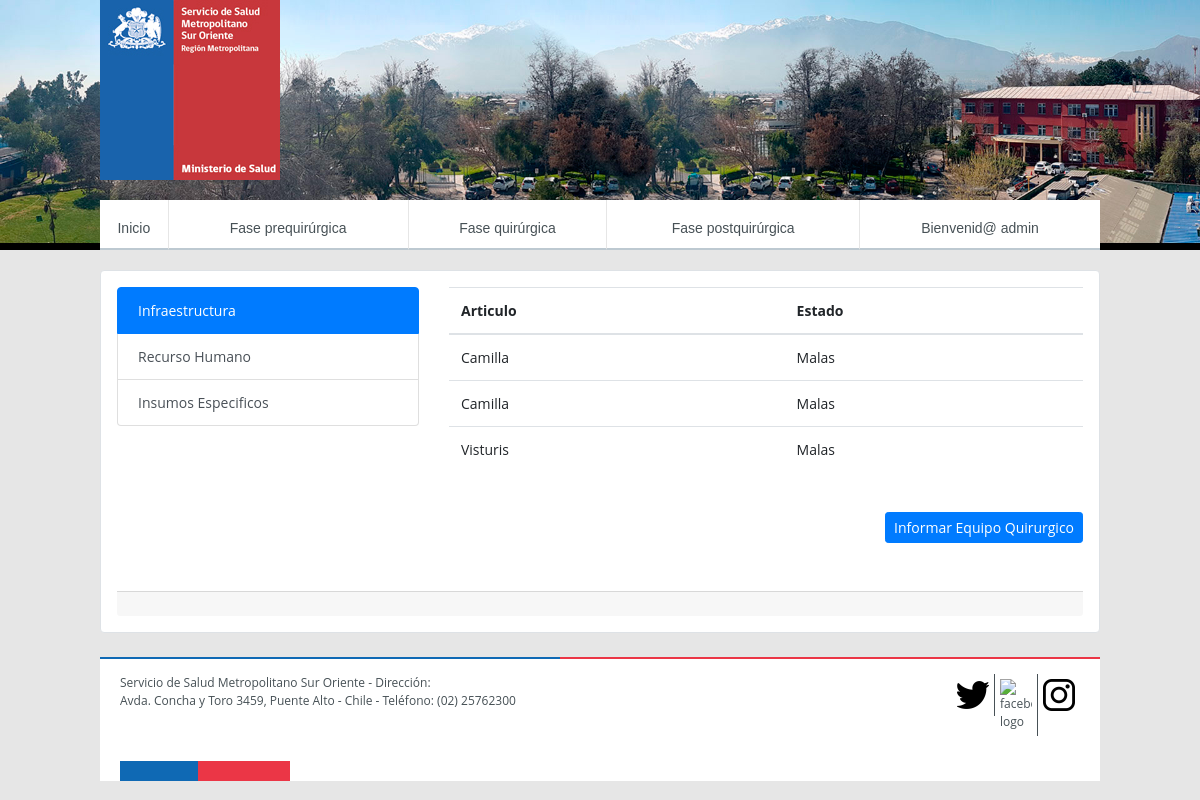
/preparacionpabellon/chequeorecursos/5/ (signed in), run on the app's committed database.
### app/models.py (models this page shows)
class Infraestructura(models.Model):
    id_infraestructura = models.BigAutoField(primary_key=True,verbose_name="Id Infraestructura")
    nombre= models.CharField(max_length=50,verbose_name="Nombre Infraestructura")
    estado=models.CharField(max_length=50,verbose_name="Estado")
    def serializer(self):
        return {
            "id_infraestructura":self.id_infraestructura,
            "nombre":self.nombre,
            "estado":self.estado
        }

### app/views.py (the view)
# urls.py: path('preparacionpabellon/chequeorecursos/<id>/',views.chequeoRecursos,name="chequeoRecursos"),
@login_required
def chequeoRecursos(request , id):
    pabellon = Pabellon.objects.all();
    pabellon= list(map(lambda pabellon: pabellon.serializer(), pabellon))
    infraestructura= Pabellon.objects.get(id_pabellon=id).id_infraestructura.all()
    infraestructura=list(map(lambda infraestructura: infraestructura.serializer(), infraestructura))
    insumo =Pabellon.objects.get(id_pabellon=id).id_insumoEspecifico.all()
    insumo =list(map(lambda insumo: insumo.serializer(), insumo))
    rrhh=Pabellon.objects.get(id_pabellon=id).id_recursohumano
    disponibilidad =Pabellon.objects.get(id_pabellon=id).disponible
    id_pabellon = Pabellon.objects.get(id_pabellon=id).id_pabellon
    malInsumo = Pabellon.objects.get(id_pabellon=id).id_insumoEspecifico.filter(estado='Malas')
    malInsumo =list(map(lambda insumo: insumo.serializer(), malInsumo))
    malInfraestructura= Pabellon.objects.get(id_pabellon=id).id_infraestructura.filter(estado='Malas')
    malInfraestructura= list(map(lambda infraestructura: infraestructura.serializer(), malInfraestructura))
    malRecursoHumano = Pabellon.objects.get(id_pabellon=id).id_recursohumano.estado
    if(len(malInfraestructura) != 0 or len(malInsumo) !=0  or malRecursoHumano=="No asignado"):
        return render(request,'core/chequeo_recursos.html',{"malInfraestructura":malInfraestructura,"malInsumo":malInsumo,"malRecursoHumano":[],"insumo":insumo,"pabellon":pabellon,"infraestructura":infraestructura,"rrhh":rrhh,"disponibilidad":disponibilidad,"id_pabellon":id_pabellon})
    else:
        return render(request,'core/chequeo_recursos.html',{"insumo":insumo,"pabellon":pabellon,"infraestructura":infraestructura,"rrhh":rrhh,"disponibilidad":disponibilidad,"id_pabellon":id_pabellon})

### app/models.py (called while the page is built)
    def __str__(self):
        return self.estado

    def serializer(self):
        return {
            "id_insumoEspecifico":self.id_insumoEspecifico,
            "nombre":self.nombre,
            "estado":self.estado
        }

    def serializer(self):
        return{
            "id_pabellon":self.id_pabellon,
            "nombrePabellon":self.nombrePabellon,
            "disponible":self.disponible,
            "id_doctor":self.id_doctor,
            "id_cirugia":self.id_cirugia,
            "id_insumoEspecifico":self.id_insumoEspecifico,
            "id_recursohumano":self.id_recursohumano,
            "id_infraestructura":self.id_infraestructura
       }

### app/templates/core/chequeo_recursos.html (shortened to what this page needs)
<!DOCTYPE html>
<html lang="es">
  {% load static %}
  <head>
    {% include 'common/head.html' %}
  </head>
  <body>
    {% include 'common/header.html' %}
    <div class="wrap mb-4">
      <div class="card mb-3 m-auto border p-3 col-md" style="max-width: 1000px">
        <div class="row">
          <div class="col-4">
            <div class="list-group" id="list-tab" role="tablist">
              <a
                class="list-group-item list-group-item-action active"
                id="list-home-list"
                data-toggle="list"
                data-target="#list-home"
                role="tab"
                aria-controls="home"
              >
                Infraestructura
              </a>
              <a
                class="list-group-item list-group-item-action"
                id="list-profile-list"
                data-toggle="list"
                data-target="#list-profile"
                role="tab"
                aria-controls="profile"
              >
                Recurso Humano
              </a>
              <a
                class="list-group-item list-group-item-action"
                id="list-messages-list"
                data-toggle="list"
                data-target="#list-messages"
                role="tab"
                aria-controls="messages"
              >
                Insumos Especificos
              </a>
            </div>
          </div>
          <div class="col-8">
            <div class="tab-content" id="nav-tabContent">
              <div
                class="tab-pane fade show active"
                id="list-home"
                role="tabpanel"
                aria-labelledby="list-home-list"
              >
                <div class="table-responsive">
                  <table class="table">
                    <thead>
                      <tr>
                        <th scope="col">Articulo</th>
                        <th scope="col">Estado</th>
                      </tr>
                    </thead>
                    <tbody>
                      {% for item in infraestructura%}
                      <tr>
                        <td>{{item.nombre}}</td>
                        <td>{{item.estado}}</td>
                      </tr>
                      {% endfor %}
                    </tbody>
                  </table>
                </div>
                <button
                  type="button"
                  class="btn btn-primary btn-sm mt-4"
                  data-toggle="modal"
                  data-target="#exampleModal"
                  style="float: right"
                >
                  Informar Equipo Quirurgico
                </button>
              </div>
            </div>
          </div>
        </div>
        <div class="card-footer mt-5">
        </div>
      </div>
    </div>
    {% include 'common/footer.html' %} {% include 'common/scripts.html' %}
  </body>
</html>

### app/templates/common/header.html (shortened to what this page needs)
{% load static %}
<header style="background-image:url({% static 'img/header.jpg' %})">
    <div class="wrap">
        <h1 id="logo-main">
            <a href="#">
                <img src="{% static 'img/logo.jpg' %}">
            </a>
        </h1>
        <nav id="menu-principal">
        <ul id="menu-main-menu" class="menu-main">
            <li class="menu-item menu-item-type-custom menu-item-object-custom menu-item-has-children menu-item-13">
                <a href="/">Inicio</a>
            </li>
            <li class="menu-item menu-item-type-custom menu-item-object-custom menu-item-has-children menu-item-15">
                <a href="#">Fase prequirúrgica</a>
            </li>
            <li class="menu-item menu-item-type-custom menu-item-object-custom menu-item-has-children menu-item-3709">
                <a href="#">Fase quirúrgica</a>
            </li>
            <li class="menu-item menu-item-type-custom menu-item-object-custom menu-item-has-children menu-item-3710">
                <a href="#">Fase postquirúrgica</a>
            </li>
            <li class="menu-item menu-item-type-custom menu-item-object-custom menu-item-has-children menu-item-7568">
                {%if user.is_authenticated %}
                    <a href="#">Bienvenid@ {{user.username}}</a>
                {% endif %}
            </li>
        </ul>
    </nav>
    </div>
</header>

### app/static/css/main.css (style rules this page uses)
html { font-family: sans-serif; -ms-text-size-adjust: 100%; -webkit-text-size-adjust: 100%; }
body { margin: 0; }
article, aside, details, figcaption, figure, footer, header, hgroup, main, nav, section, summary { display: block; }
a { background: transparent; }
h1 { font-size: 2em; margin: 0.67em 0; }
img { border: 0; }
button, input, optgroup, select, textarea { color: inherit; font: inherit; margin: 0; }
button { overflow: visible; }
button, select { text-transform: none; }
button, html input[type="button"], input[type="reset"], input[type="submit"] { cursor: pointer; }
table { border-collapse: collapse; border-spacing: 0; }
td, th { padding: 0; }
html { font-size: 100%; }
body { font-family: "Open Sans", sans-serif; background: #e6e6e6; margin: 0 auto; color: #475156; font-size: 14px; -webkit-font-smoothing: antialiased; -moz-osx-font-smoothing: grayscale; }
a { text-decoration: none; color: inherit; -webkit-transition: 0.1s; -moz-transition: 0.1s; -ms-transition: 0.1s; -o-transition: 0.1s; transition: 0.1s; }
menu, ol, ul, li { padding: 0; margin: 0; list-style: none; }
img { max-width: 100%; height: auto; }
a img { display: block; }
* { box-sizing: border-box; -moz-box-sizing: border-box; }
h1, h2, h3, h4, h5, h6 { margin-top: 0; font-family: "gobCL", Tahoma, Verdana, Segoe, sans-serif; }
h1 { font-size: 14px; line-height: 1.4em; font-weight: 500; }
.wrap { width: 1000px; margin: 0 auto; position: relative; }
header { width: 100%; height: 250px; position: relative; background-size: 100% auto; background-repeat: no-repeat; background-position: center; margin: 0 auto 20px; }
header .wrap { height: 100%; }
header h1#logo-main { position: absolute; top: 0; left: 0; margin: 0; }
header h1#logo-main a { display: block; width: 180px; height: auto; }
header h1#logo-main a img { max-width: 100%; height: auto; }
header nav#menu-principal { color: #475156; font-family: "gobCL", Tahoma, Verdana, Segoe, sans-serif; width: 100%; display: table; position: absolute; bottom: 0; left: 0; right: 0; }
header nav#menu-principal ul { background: #fff; display: table-row; padding: 0; margin: 0; }
header nav#menu-principal ul li { margin: 0; display: table-cell; text-align: center; position: relative; }
header nav#menu-principal ul li a { height: 50px; padding: 18px 0 12px 0; display: block; border-right: 1px solid #e6e6e6; border-bottom: 2px solid #bdc9d1; }
header nav#menu-principal ul li:last-child a { border-right: none; }

### data on the page
Infraestructura: nombre "Camilla", estado "Malas"
Infraestructura: nombre "Camilla", estado "Malas"
Infraestructura: nombre "Visturis", estado "Malas"

### other printed values
{{ user.username }} "admin"
